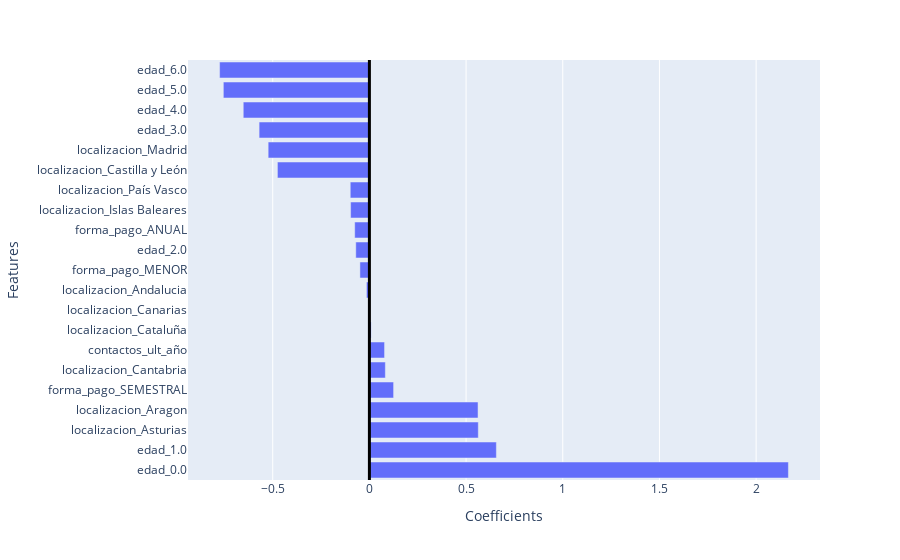

The notebook cell this image was saved under:
### Code cell
fig = px.bar(data_frame=summary,x='Coefficients',y='Features',hover_data=['Odds Ratio'])
fig.add_vline(x=0,line_width=3,line_color='black')
fig.show()

### Figure 1 — Plotly figure (JSON) as saved in the notebook; plotly's stock layout.template omitted (floating-point values rounded to 4 significant figures)
{"data": [{"customdata": [[8.732], [1.928], [1.756], [1.754], [1.133], [1.086], [1.081], [1.009], [0.9947], [0.9847], [0.9521], [0.9319], [0.9268], [0.9074], [0.9057], [0.6214], [0.5924], [0.5653], [0.5208], [0.4698], [0.4608]], "hovertemplate": "Coefficients=%{x}<br>Features=%{y}<br>Odds Ratio=%{customdata[0]}<extra></extra>", "legendgroup": "", "marker": {"color": "#636efa", "pattern": {"shape": ""}}, "name": "", "orientation": "h", "showlegend": false, "textposition": "auto", "type": "bar", "x": [2.167, 0.6566, 0.5632, 0.5618, 0.1251, 0.08243, 0.07835, 0.008919, -0.005284, -0.01541, -0.04907, -0.07049, -0.07605, -0.09722, -0.09903, -0.4757, -0.5237, -0.5705, -0.6524, -0.7554, -0.7748], "xaxis": "x", "y": ["edad_0.0", "edad_1.0", "localizacion_Asturias", "localizacion_Aragon", "forma_pago_SEMESTRAL", "localizacion_Cantabria", "contactos_ult_año", "localizacion_Cataluña", "localizacion_Canarias", "localizacion_Andalucia", "forma_pago_MENOR", "edad_2.0", "forma_pago_ANUAL", "localizacion_Islas Baleares", "localizacion_País Vasco", "localizacion_Castilla y León", "localizacion_Madrid", "edad_3.0", "edad_4.0", "edad_5.0", "edad_6.0"], "yaxis": "y"}], "layout": {"barmode": "relative", "legend": {"tracegroupgap": 0}, "margin": {"t": 60}, "shapes": [{"line": {"color": "black", "width": 3}, "type": "line", "x0": 0, "x1": 0, "xref": "x", "y0": 0, "y1": 1, "yref": "y domain"}], "xaxis": {"anchor": "y", "domain": [0, 1], "title": {"text": "Coefficients"}}, "yaxis": {"anchor": "x", "domain": [0, 1], "title": {"text": "Features"}}}}
